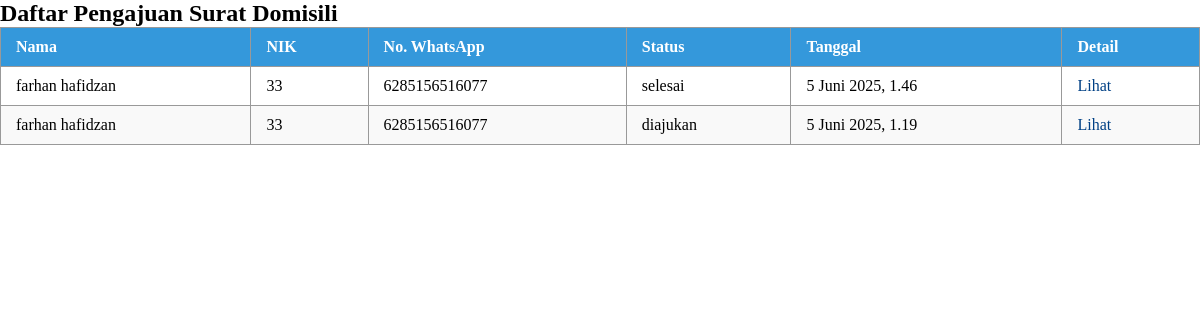
Before: /domisili/daftar/ (signed in) with the older database file.
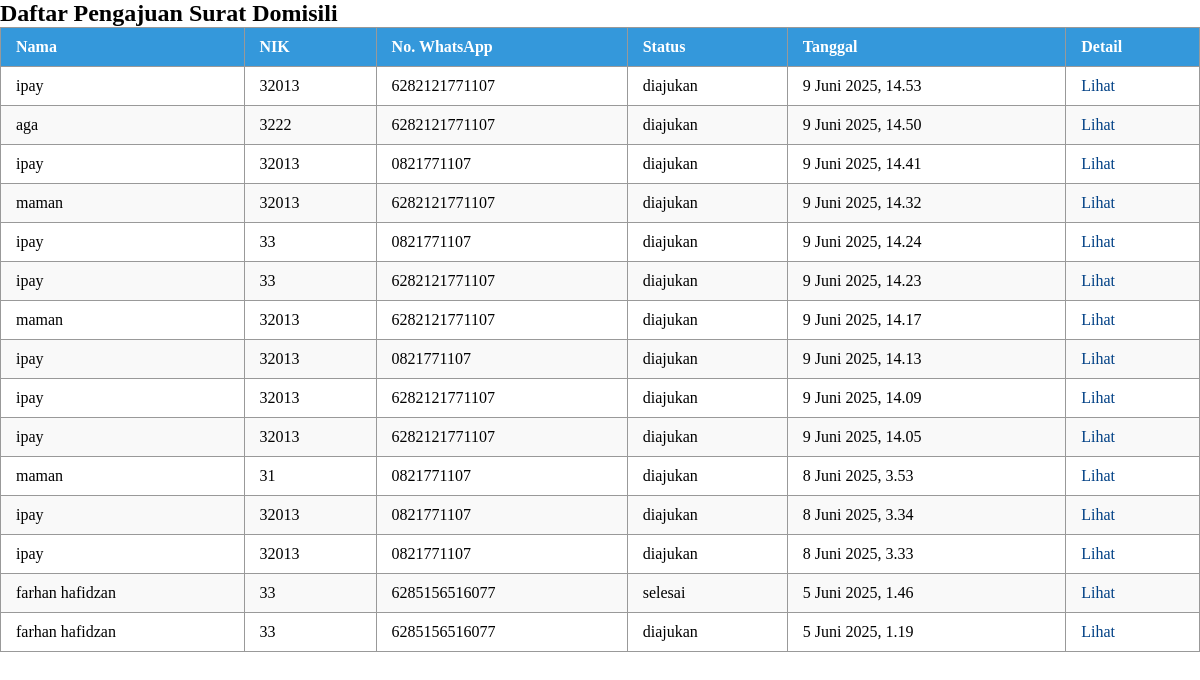
After: the same page with the newer database file.
### kembang/models.py (models this page shows, shortened)
class DomisiliPengajuan(models.Model):
    user = models.ForeignKey(User, on_delete=models.CASCADE)
    nama_lengkap = models.CharField(max_length=100)
    nik = models.CharField(max_length=16)
    no_whatsapp = models.CharField(max_length=15)
    surat_pengantar = models.FileField(upload_to='domisili/surat_pengantar/')
    foto_ktp = models.ImageField(upload_to='domisili/foto_ktp/')
    foto_kk = models.ImageField(upload_to='domisili/foto_kk/')
    surat_permohonan = models.FileField(upload_to='domisili/surat_permohonan/')
    tanggal_pengajuan = models.DateTimeField(auto_now_add=True)
    status = models.CharField(max_length=20, choices=STATUS_CHOICES, default='diajukan')
    hasil_surat = models.FileField(upload_to='domisili/hasil_surat/', blank=True, null=True)

### kembang/views.py (the view)
# urls.py: path('domisili/daftar/', views.daftar_domisili, name='daftar_domisili'),
@staff_member_required
def daftar_domisili(request):
    daftar = DomisiliPengajuan.objects.all().order_by('-tanggal_pengajuan')
    return render(request, 'admin/daftar_domisili.html', {'daftar': daftar})

### kembang/templates/admin/daftar_domisili.html (shortened to what this page needs)
{%load static%}
<!DOCTYPE html>
<html>
<head>
    <link rel="stylesheet" href="{% static 'css/daftar_kematian.css' %}">
</head>
<body>
    <h2>Daftar Pengajuan Surat Domisili</h2>
    <table border="1">
        <thead>
            <tr>
                <th>Nama</th>
                <th>NIK</th>
                <th>No. WhatsApp</th>
                <th>Status</th>
                <th>Tanggal</th>
                <th>Detail</th>
            </tr>
        </thead>
        <tbody>
            {% for item in daftar %}
            <tr>
                <td>{{ item.nama_lengkap }}</td>
                <td>{{ item.nik }}</td>
                <td>{{ item.no_whatsapp }}</td>
                <td>{{ item.status }}</td>
                <td>{{ item.tanggal_pengajuan }}</td>
                <td><a href="{% url 'detail_pengajuan_domisili' item.pk %}">Lihat</a></td>
            </tr>
            {% empty %}
            <tr><td colspan="6">Belum ada pengajuan.</td></tr>
            {% endfor %}
        </tbody>
    </table>
</body>
</html>

### kembang/static/css/daftar_kematian.css (style rules this page uses)
* { margin: 0; padding: 0; box-sizing: border-box; }
body { font-family: 'Georgia', 'Times New Roman', serif; background-color: #ffffff; color: #000000; }
table { width: 100%; border-collapse: collapse; margin-bottom: 30px; }
th, td { border: 1px solid #999; padding: 10px 15px; text-align: left; }
th { background-color: #3498db; color: white; font-weight: bold; }
tr:nth-child(even) { background-color: #f9f9f9; }
a { color: #004085; text-decoration: none; }

Changed rows visible on the page:
added DomisiliPengajuan: nama_lengkap "ipay", nik "32013", no_whatsapp "6282121771107", status "diajukan", tanggal_pengajuan "9 Juni 2025, 14.53"
added DomisiliPengajuan: nama_lengkap "aga", nik "3222", no_whatsapp "6282121771107", status "diajukan", tanggal_pengajuan "9 Juni 2025, 14.50"
added DomisiliPengajuan: nama_lengkap "ipay", nik "32013", no_whatsapp "0821771107", status "diajukan", tanggal_pengajuan "9 Juni 2025, 14.41"
added DomisiliPengajuan: nama_lengkap "maman", nik "32013", no_whatsapp "6282121771107", status "diajukan", tanggal_pengajuan "9 Juni 2025, 14.32"
added DomisiliPengajuan: nama_lengkap "ipay", nik "33", no_whatsapp "0821771107", status "diajukan", tanggal_pengajuan "9 Juni 2025, 14.24"
added DomisiliPengajuan: nama_lengkap "ipay", nik "33", no_whatsapp "6282121771107", status "diajukan", tanggal_pengajuan "9 Juni 2025, 14.23"
added DomisiliPengajuan: nama_lengkap "maman", nik "32013", no_whatsapp "6282121771107", status "diajukan", tanggal_pengajuan "9 Juni 2025, 14.17"
added DomisiliPengajuan: nama_lengkap "ipay", nik "32013", no_whatsapp "0821771107", status "diajukan", tanggal_pengajuan "9 Juni 2025, 14.13"
added DomisiliPengajuan: nama_lengkap "ipay", nik "32013", no_whatsapp "6282121771107", status "diajukan", tanggal_pengajuan "9 Juni 2025, 14.09"
added DomisiliPengajuan: nama_lengkap "ipay", nik "32013", no_whatsapp "6282121771107", status "diajukan", tanggal_pengajuan "9 Juni 2025, 14.05"
added DomisiliPengajuan: nama_lengkap "maman", nik "31", no_whatsapp "0821771107", status "diajukan", tanggal_pengajuan "8 Juni 2025, 3.53"
added DomisiliPengajuan: nama_lengkap "ipay", nik "32013", no_whatsapp "0821771107", status "diajukan", tanggal_pengajuan "8 Juni 2025, 3.34"
added DomisiliPengajuan: nama_lengkap "ipay", nik "32013", no_whatsapp "0821771107", status "diajukan", tanggal_pengajuan "8 Juni 2025, 3.33"
